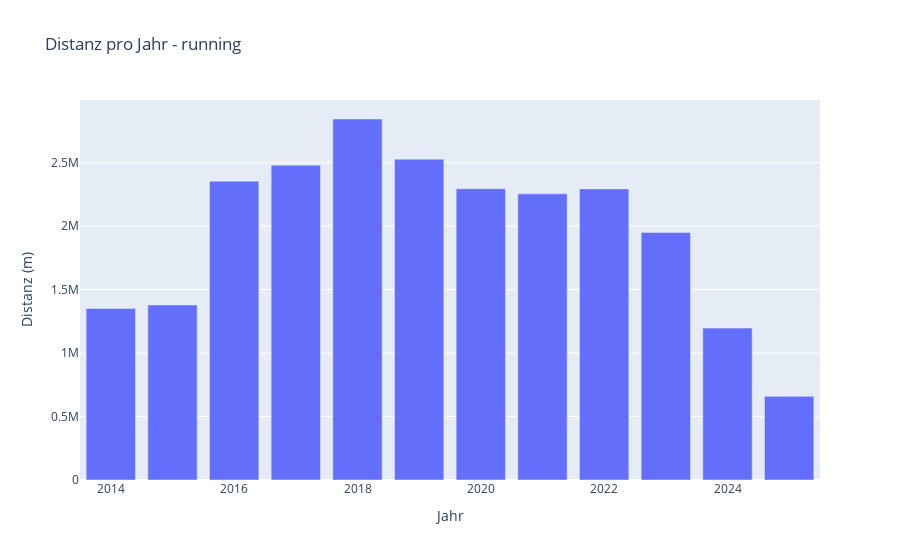
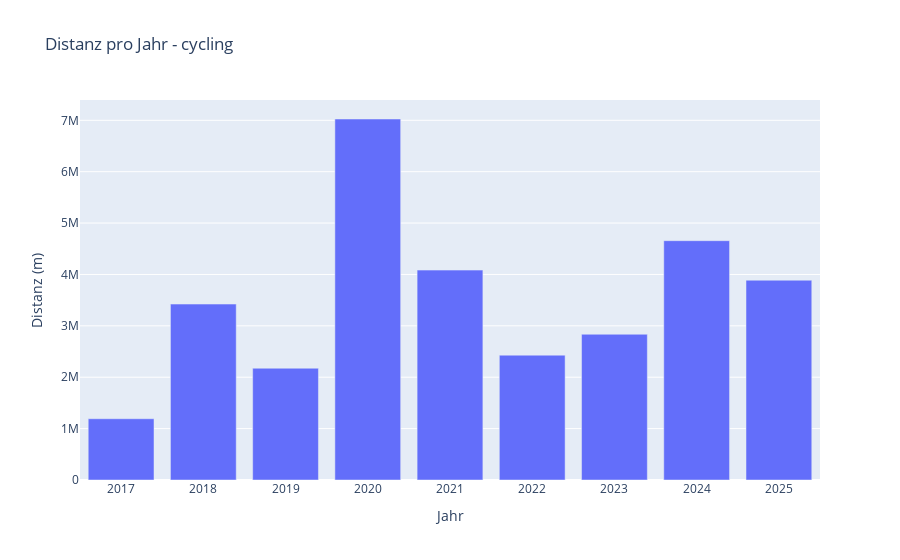
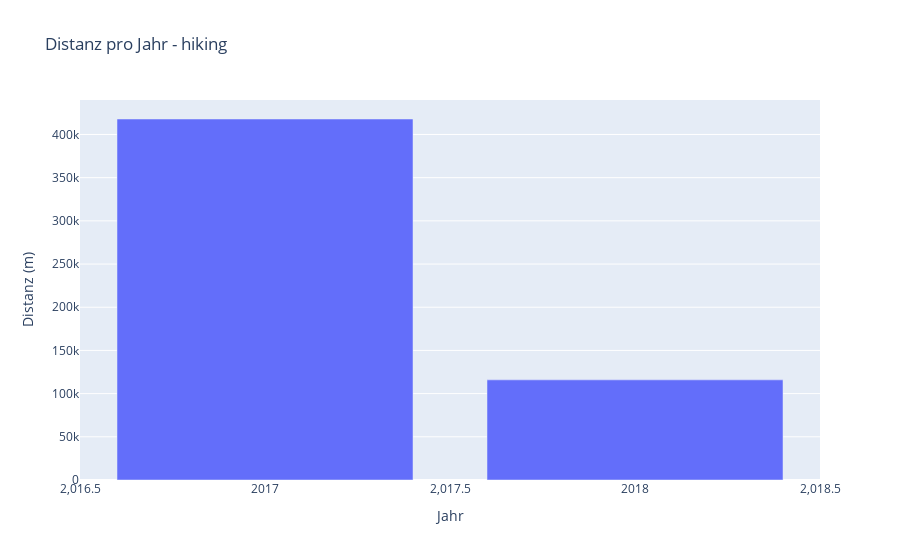
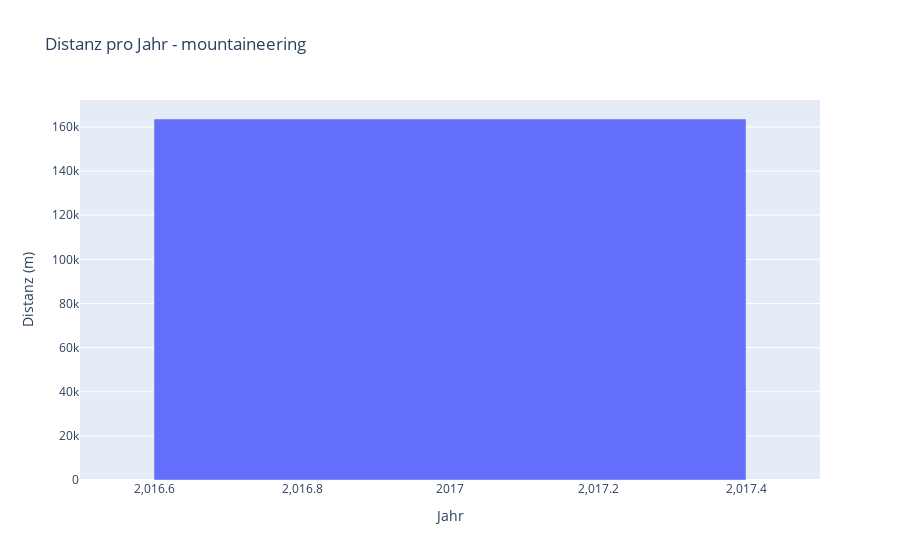

The code cell stored with these charts, in order, in its notebook:
### Code cell
for activity in agg['activity_type'].unique():
    activity_data = agg[agg['activity_type'] == activity]
    
    fig = px.bar(
        activity_data,
        x='year',
        y='total_distance_m',
        title=f'Distanz pro Jahr - {activity}',
        labels={'total_distance_m': 'Distanz (m)', 'year': 'Jahr'}
    )
    
    # Zeige das Diagramm
    fig.show()

### Figure 1 — Plotly figure (JSON) as saved in the notebook; plotly's stock layout.template omitted (floating-point values rounded to 4 significant figures)
{"data": [{"hovertemplate": "Jahr=%{x}<br>Distanz (m)=%{y}<extra></extra>", "legendgroup": "", "marker": {"color": "#636efa", "pattern": {"shape": ""}}, "name": "", "orientation": "v", "showlegend": false, "textposition": "auto", "type": "bar", "x": [2014.0, 2015.0, 2016.0, 2017.0, 2018.0, 2019.0, 2020.0, 2021.0, 2022.0, 2023.0, 2024.0, 2025.0], "xaxis": "x", "y": [1351000.0, 1379000.0, 2354000.0, 2479000.0, 2844000.0, 2528000.0, 2295000.0, 2254000.0, 2293000.0, 1949000.0, 1197000.0, 658900.0], "yaxis": "y"}], "layout": {"barmode": "relative", "legend": {"tracegroupgap": 0}, "title": {"text": "Distanz pro Jahr - running"}, "xaxis": {"anchor": "y", "domain": [0, 1], "title": {"text": "Jahr"}}, "yaxis": {"anchor": "x", "domain": [0, 1], "title": {"text": "Distanz (m)"}}}}

### Figure 2 — Plotly figure (JSON) as saved in the notebook; plotly's stock layout.template omitted (floating-point values rounded to 4 significant figures)
{"data": [{"hovertemplate": "Jahr=%{x}<br>Distanz (m)=%{y}<extra></extra>", "legendgroup": "", "marker": {"color": "#636efa", "pattern": {"shape": ""}}, "name": "", "orientation": "v", "showlegend": false, "textposition": "auto", "type": "bar", "x": [2017.0, 2018.0, 2019.0, 2020.0, 2021.0, 2022.0, 2023.0, 2024.0, 2025.0], "xaxis": "x", "y": [1192000.0, 3424000.0, 2175000.0, 7025000.0, 4085000.0, 2429000.0, 2836000.0, 4657000.0, 3888000.0], "yaxis": "y"}], "layout": {"barmode": "relative", "legend": {"tracegroupgap": 0}, "title": {"text": "Distanz pro Jahr - cycling"}, "xaxis": {"anchor": "y", "domain": [0, 1], "title": {"text": "Jahr"}}, "yaxis": {"anchor": "x", "domain": [0, 1], "title": {"text": "Distanz (m)"}}}}

### Figure 3 — Plotly figure (JSON) as saved in the notebook; plotly's stock layout.template omitted (floating-point values rounded to 4 significant figures)
{"data": [{"hovertemplate": "Jahr=%{x}<br>Distanz (m)=%{y}<extra></extra>", "legendgroup": "", "marker": {"color": "#636efa", "pattern": {"shape": ""}}, "name": "", "orientation": "v", "showlegend": false, "textposition": "auto", "type": "bar", "x": [2017.0, 2018.0], "xaxis": "x", "y": [417900.0, 115900.0], "yaxis": "y"}], "layout": {"barmode": "relative", "legend": {"tracegroupgap": 0}, "title": {"text": "Distanz pro Jahr - hiking"}, "xaxis": {"anchor": "y", "domain": [0, 1], "title": {"text": "Jahr"}}, "yaxis": {"anchor": "x", "domain": [0, 1], "title": {"text": "Distanz (m)"}}}}

### Figure 4 — Plotly figure (JSON) as saved in the notebook; plotly's stock layout.template omitted (floating-point values rounded to 4 significant figures)
{"data": [{"hovertemplate": "Jahr=%{x}<br>Distanz (m)=%{y}<extra></extra>", "legendgroup": "", "marker": {"color": "#636efa", "pattern": {"shape": ""}}, "name": "", "orientation": "v", "showlegend": false, "textposition": "auto", "type": "bar", "x": [2017.0], "xaxis": "x", "y": [163600.0], "yaxis": "y"}], "layout": {"barmode": "relative", "legend": {"tracegroupgap": 0}, "title": {"text": "Distanz pro Jahr - mountaineering"}, "xaxis": {"anchor": "y", "domain": [0, 1], "title": {"text": "Jahr"}}, "yaxis": {"anchor": "x", "domain": [0, 1], "title": {"text": "Distanz (m)"}}}}
